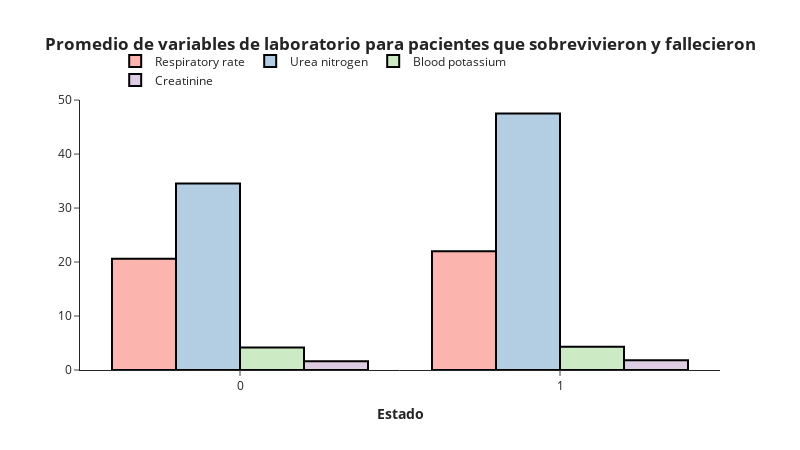

Source (notebook cell):
### Code cell
#Definir gráfica
fig=px.bar(df4, y=['Respiratory rate','Urea nitrogen', 'Blood potassium', 'Creatinine'],  barmode='group', title= '<b> Promedio de variables de laboratorio para pacientes que sobrevivieron y fallecieron <b>',  
             color_discrete_sequence=px.colors.qualitative.Pastel1, width =800, height=450)


#Agregar detalles
fig.update_layout(
    xaxis_title='<b>Estado<b>',
    yaxis_title = '<b><b>',
    template='simple_white',
    title_x=0.5,
    plot_bgcolor='rgba(0,0,0,0)',
    legend_title_text='',
    
    legend=dict(
        orientation='h',
        yanchor='bottom',
        y=1.02,
        xanchor='right',
        x=0.55))

fig.update_traces(marker_line_color='#000000',
                  marker_line_width=2)

fig.show()

### Figure 1 — Plotly figure (JSON) as saved in the notebook; plotly's stock layout.template omitted (floating-point values rounded to 4 significant figures)
{"data": [{"alignmentgroup": "True", "hovertemplate": "variable=Respiratory rate<br>index=%{x}<br>value=%{y}<extra></extra>", "legendgroup": "Respiratory rate", "marker": {"color": "rgb(251,180,174)", "line": {"color": "#000000", "width": 2}, "pattern": {"shape": ""}}, "name": "Respiratory rate", "offsetgroup": "Respiratory rate", "orientation": "v", "showlegend": true, "textposition": "auto", "type": "bar", "x": [0, 1], "xaxis": "x", "y": [20.62, 21.98], "yaxis": "y"}, {"alignmentgroup": "True", "hovertemplate": "variable=Urea nitrogen<br>index=%{x}<br>value=%{y}<extra></extra>", "legendgroup": "Urea nitrogen", "marker": {"color": "rgb(179,205,227)", "line": {"color": "#000000", "width": 2}, "pattern": {"shape": ""}}, "name": "Urea nitrogen", "offsetgroup": "Urea nitrogen", "orientation": "v", "showlegend": true, "textposition": "auto", "type": "bar", "x": [0, 1], "xaxis": "x", "y": [34.54, 47.51], "yaxis": "y"}, {"alignmentgroup": "True", "hovertemplate": "variable=Blood potassium<br>index=%{x}<br>value=%{y}<extra></extra>", "legendgroup": "Blood potassium", "marker": {"color": "rgb(204,235,197)", "line": {"color": "#000000", "width": 2}, "pattern": {"shape": ""}}, "name": "Blood potassium", "offsetgroup": "Blood potassium", "orientation": "v", "showlegend": true, "textposition": "auto", "type": "bar", "x": [0, 1], "xaxis": "x", "y": [4.154, 4.32], "yaxis": "y"}, {"alignmentgroup": "True", "hovertemplate": "variable=Creatinine<br>index=%{x}<br>value=%{y}<extra></extra>", "legendgroup": "Creatinine", "marker": {"color": "rgb(222,203,228)", "line": {"color": "#000000", "width": 2}, "pattern": {"shape": ""}}, "name": "Creatinine", "offsetgroup": "Creatinine", "orientation": "v", "showlegend": true, "textposition": "auto", "type": "bar", "x": [0, 1], "xaxis": "x", "y": [1.617, 1.792], "yaxis": "y"}], "layout": {"barmode": "group", "height": 450, "legend": {"orientation": "h", "title": {"text": ""}, "tracegroupgap": 0, "x": 0.55, "xanchor": "right", "y": 1.02, "yanchor": "bottom"}, "plot_bgcolor": "rgba(0,0,0,0)", "title": {"text": "<b> Promedio de variables de laboratorio para pacientes que sobrevivieron y fallecieron <b>", "x": 0.5}, "width": 800, "xaxis": {"anchor": "y", "domain": [0, 1], "title": {"text": "<b>Estado<b>"}}, "yaxis": {"anchor": "x", "domain": [0, 1], "title": {"text": "<b><b>"}}}}
